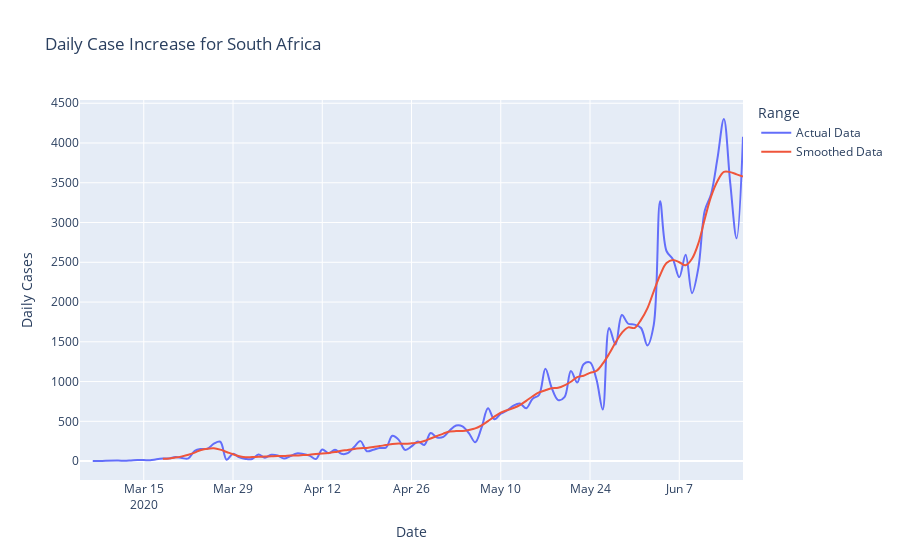

Write notebook code for a chart like this one.
### Code cell
fig1 = px.line(daily_plotly, title='Daily Case Increase for South Africa',
        x='Date', y='Daily Cases', color='Range', line_shape='spline')
fig1.update_traces(hovertemplate=None)
fig1.update_layout(hovermode="x")
fig1.show()
